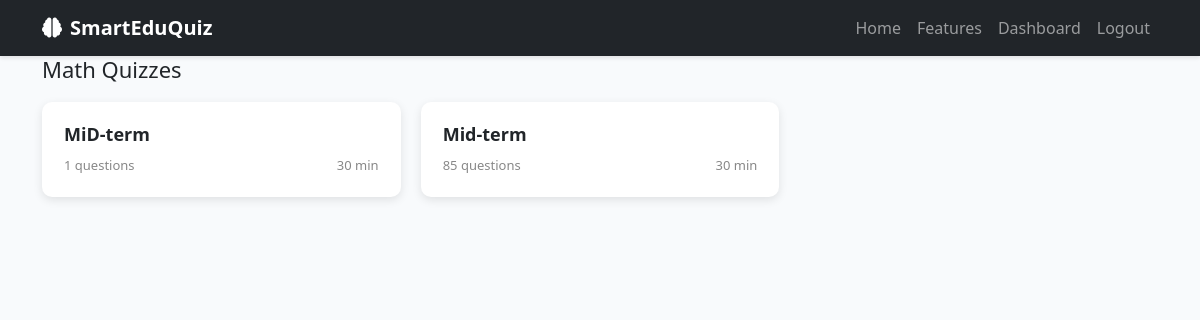
/quiz/list/1/ (signed in), run on the app's committed database.
### quiz/models.py (models this page shows, shortened)
class Category(models.Model):
    name = models.CharField(max_length=100)
    icon = models.CharField(max_length=10, default="📚")
    description = models.TextField()

class Quiz(models.Model):
    title = models.CharField(max_length=200)
    category = models.ForeignKey(Category, on_delete=models.CASCADE)
    created_by = models.ForeignKey(User, on_delete=models.CASCADE)
    created_at = models.DateTimeField(auto_now_add=True)

### quiz/views.py (the view)
# urls.py: path('quiz/list/<int:category_id>/', views.quiz_list_category, name='quiz_list_category'),
@login_required
def quiz_list_category(request, category_id):
    if request.user.profile.role != 'student':
        return redirect('dashboard')
    category = get_object_or_404(Category, id=category_id)
    quizzes = Quiz.objects.filter(category=category)
    return render(request, 'quiz_list_category.html', {'category': category, 'quizzes': quizzes})

### quiz/templates/quiz_list_category.html (shortened to what this page needs)
{% extends 'base.html' %}
{% block content %}
<div class="container">
    <h2 class="quizzes-title">{{ category.name }} Quizzes</h2>
    <div class="quizzes-grid">
        {% for quiz in quizzes %}
        <div class="quiz-card" onclick="window.location.href='{% url 'start_quiz' quiz.id %}'">
            <h3 class="quiz-name">{{ quiz.title }}</h3>
            <div class="quiz-meta">
                <span>{{ quiz.questions.count }} questions</span>
                <span>30 min</span>
            </div>
        </div>
        {% empty %}
        <p>No quizzes available in this category.</p>
        {% endfor %}
    </div>
</div>
{% endblock %}

### quiz/static/css/main.css (style rules this page uses)
:root { --primary-blue: #2563eb; --dark-blue: #1e40af; --light-bg: #f8fafc; --primary: #4361ee; --primary-dark: #3a0ca3; --accent: #4895ef; --success: #4cc9f0; --danger: #f72585; --warning: #f8961e; --correct: #4ade80; --incorrect: #f87171; --teacher-primary: #7209b7; --teacher-primary-dark: #560bad; --teacher-accent: #b5179e; }
body { font-family: 'Segoe UI', Tahoma, Geneva, Verdana, sans-serif; background-color: var(--light-bg); margin: 0; padding: 0; }
.quiz-card, .stat-card, .category-card { background: white; border-radius: 10px; padding: 1.5rem; box-shadow: 0 4px 6px rgba(0, 0, 0, 0.05); transition: transform 0.3s; border-left: 4px solid var(--primary-blue); }

### quiz/templates/quiz_list_category.html (style rules this page uses)
.quizzes-title { font-size: 22px; margin-bottom: 20px; color: var(--dark); }
.quizzes-grid { display: grid; grid-template-columns: repeat(auto-fill, minmax(300px, 1fr)); gap: 20px; }
.quiz-card { background: white; border-radius: 10px; box-shadow: 0 3px 10px rgba(0, 0, 0, 0.1); padding: 20px; transition: all 0.3s; cursor: pointer; border: 2px solid transparent; }
.quiz-name { font-size: 18px; font-weight: 600; margin-bottom: 10px; }
.quiz-meta { display: flex; justify-content: space-between; color: #888; font-size: 13px; }

### data on the page
Category: name "Math"
Quiz: title "MiD-term", questions.count "1"
Quiz: title "Mid-term", questions.count "85"
